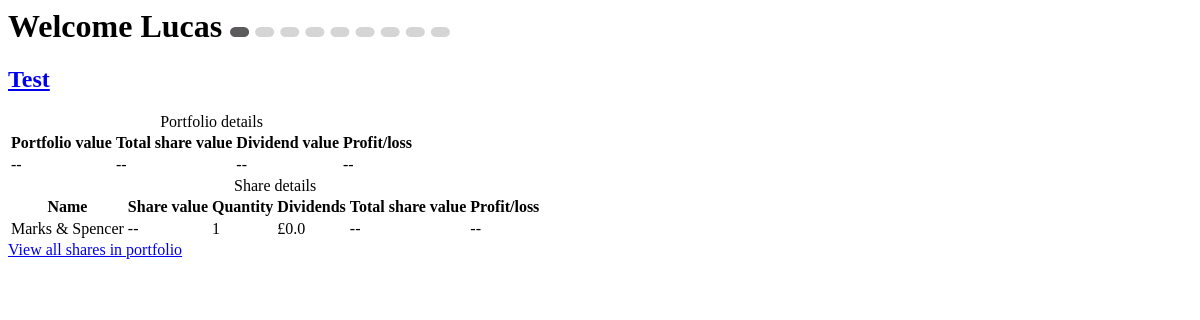
The app's page /sharedatanolivedata (signed in), older data.
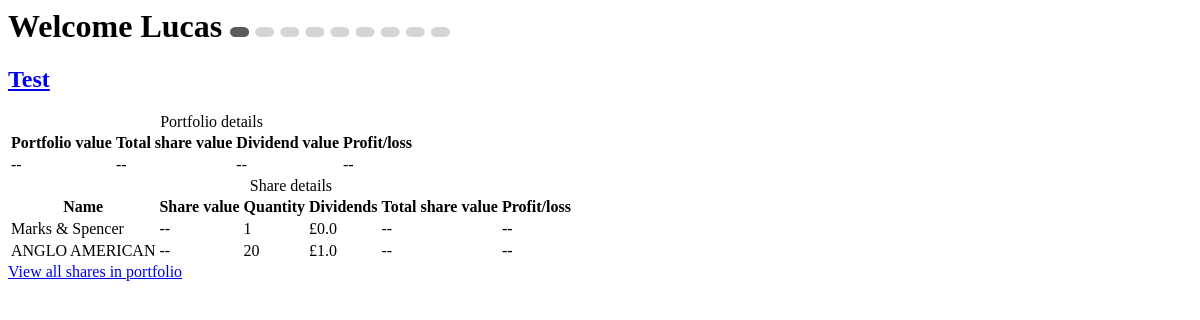
The same page, newer data.
### Shares/models.py (models this page shows, shortened)
class User(db.Model, UserMixin):
    id = db.Column(db.Integer, primary_key=True)
    username = db.Column(db.String(80), unique=True)
    email = db.Column(db.String(120), unique=True)
    password_hash = db.Column(db.String)
    phonenumber = db.Column(db.String(15))
    emailfrequency = db.Column(db.Integer)
    smsenabled = db.Column(db.Boolean)
    shares = db.relationship('Userownedshare', backref='Userownedshare', lazy='dynamic')
    @property
    def password(self):
        raise AttributeError('password: write-only field')

class Userownedshare(db.Model):
        id = db.Column(db.Integer, primary_key=True)
        ticker = db.Column(db.String(20), db.ForeignKey('share.ticker'))
        user = db.Column(db.String, db.ForeignKey('user.username'))
        quantity = db.Column(db.Integer, nullable=False)
        dividends = db.Column(db.Float, server_default="0.0")
        triggerlevel = db.Column(db.Float)
        smsalert = db.Column(db.Boolean)
        emailalert = db.Column(db.Boolean)
        portfolioid = db.Column(db.String(50))
        averagepurchaseprice = db.Column(db.Float, server_default="0.0")
        dt = datetime.datetime.utcnow() - timedelta(days=1)
        lastalert = db.Column(db.DateTime, default=dt)
        name = db.relationship('Share', backref='userownedshare',  foreign_keys=[ticker], lazy="joined")
        owner = db.relationship('User', backref='userownedshare',  foreign_keys=[user], lazy="joined")

class Share(db.Model):
        id = db.Column(db.Integer)
        name = db.Column(db.String(50), nullable=False)
        ticker = db.Column(db.String(50), primary_key=True)
        tickermatch = db.relationship('Userownedshare', backref='share', cascade="all, delete-orphan", lazy="joined")

### Shares/views.py (the view)
@app.route('/sharedatanolivedata')
def sharedatanolivedata():
    if current_user.is_authenticated:
        return render_template('sharedatanolivedata.html', data=share_data.getSharesNoLiveData(current_user.username),
                               ids=share_data.getnonemptyportfolios(current_user.username))

### Shares/share_data.py (called while the page is built)
    @staticmethod
    def getSharesNoLiveData(user):
        tempshares = Userownedshare.query.order_by(desc(Userownedshare.ticker)).filter(Userownedshare.user == user)
        sharearray = []
        for row in tempshares:
            sharedata = {
                'symbol': row.name.ticker,
                'quantity': row.quantity,
                'price': "--",
                'averagepurchaseprice': row.averagepurchaseprice,
                'name': row.name.name,
                'dividends': row.dividends,
                'id': row.id,
                'portfolioid': row.portfolioid
            }
            sharearray.append(sharedata)
        return sharearray

    @staticmethod
    def getnonemptyportfolios(user):
        tempset = set()
        templist = list(tempset)
        portfoliovalues =[]
        portfolionames = Userownedshare.query.order_by(desc(Userownedshare.ticker)).filter_by(user=user).filter(Userownedshare.portfolioid != "")
        for row in portfolionames:
            id = row.portfolioid
            tempset.add(id)
            templist = list(tempset)
        return templist

### Shares/views.py (called while the page is built)
@login_manager.user_loader
def load_user(userid):
    if userid is None or userid == 'None':
        userid =0
    return User.query.get(int(userid))

### Shares/templates/sharedatanolivedata.html (shortened to what this page needs)
{% if current_user.is_authenticated %}
        <header>
            <h1>Welcome {{ current_user.username | capitalize }}  <img id="gear" src="static/img/longloader.gif"></h1>
        </header>
{% endif%}
{% if data %}
{% for id in ids %}
<h2>    <a href="{{ url_for('list_portfolio', portfolio_id =id) }}"> {{ id | capitalize }} </a> </h2>
<table class="share portfolioshares">
    <caption>Portfolio details</caption>
    <th> Portfolio value  </th>
    <th> Total share value  </th>
    <th> Dividend value  </th>
    <th> Profit/loss</th>
    <tr>
        <td> -- </td>
        <td> -- </td>
        <td> --</td>
        <td> -- </td>
    </tr>
</table>
<table class="share">
    <caption>Share details</caption>
    <tr>
        <th>Name</th>
        <th>Share value</th>
        <th>Quantity</th>
        <th>Dividends</th>
        <th>Total share value</th>
        <th>Profit/loss</th>
    </tr>
    {% set count = 0 %}
    {% for share in data if not count > 2 %}
    {% if share.portfolioid == id %}
    <tr>
        <td> {{share['name']}} </td>
        <td> -- </td>
        <td> {{share['quantity']}} </td>
        <td> £{{share['dividends']}} </td>
        <td>--</td>
        <td> -- </td>
    </tr>
    {% set count = count + 1 %}
    {% endif %}
    {% endfor %}
</table>
<a href="{{ url_for('list_portfolio', portfolio_id =id) }}"> View all shares in portfolio </a>
{% endfor %}
{% endif %}

Row changes from the older to the newer data that the page shows:
added Userownedshare: name "ANGLO AMERICAN", quantity "20", dividends "1.0", shown under "Test"
